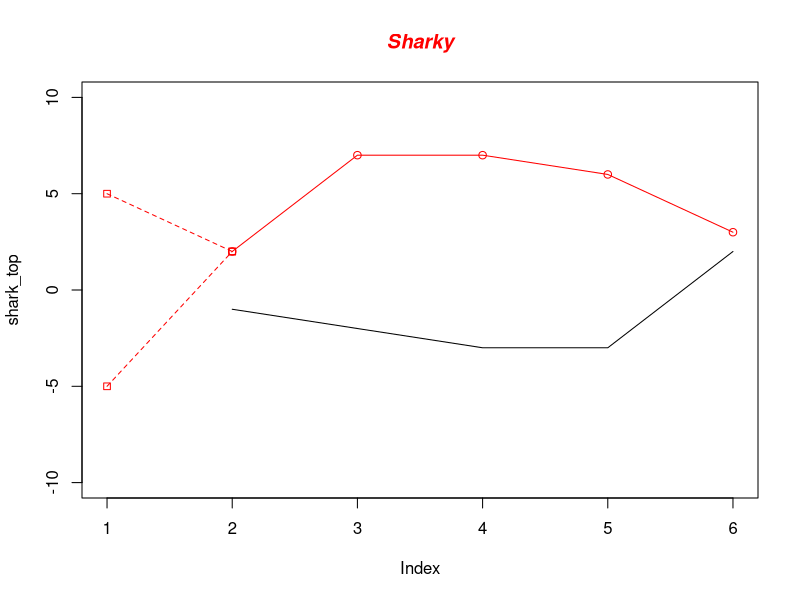

The R source for this figure:
## ---- chunk 1
library(palmerpenguins)

shark_top <- c("NA", 2, 7, 7, 6, 3)
shark_down <- c("NA", -1, -2, -3, -3, 2)
shark_fin_1 <- c(5, 2)
shark_fin_2 <- c(-5, 2)

# Plot dat shark

plot(shark_top, type="o", col="red", ylim=c(-10,10))
lines(shark_down)
lines(shark_fin_1, type="o", pch=22, lty=2, col="red")
lines(shark_fin_2, type="o", pch=22, lty=2, col="red")

# Create a title with a red, bold/italic font
title(main="Sharky", col.main="red", font.main=4)

